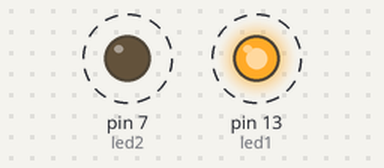
Recording of a sketch running on a simulated Arduino Uno, built with avr-gcc and run on an emulated ATmega328P. Shown: output pins drawn as LEDs (lit = HIGH). Dashed ring = blinking.

Above: at 0.5 s.
Timing chart, 0 to 4.6 s (numbered marks = the images above):
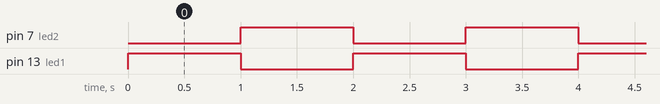

Measured:
- by itself, pin 7 (led2), pin 13 (led1): alternates HIGH for 1.0 s and LOW for 1.0 s

The sketch:

microprocessor1.ino
```cpp
int led1 = 13;  // output port number
int led2 = 7;

void setup() {
pinMode(led1, OUTPUT); // setuping LEDs
pinMode(led2, OUTPUT);
}

void loop() {
digitalWrite(led1, HIGH); //LED1 is on
digitalWrite(led2, LOW);  //LED2 is off
delay(1000);
digitalWrite(led1, LOW);  //LED1 is off
digitalWrite(led2, HIGH);  //LED2 is on
delay(1000);
}
```
